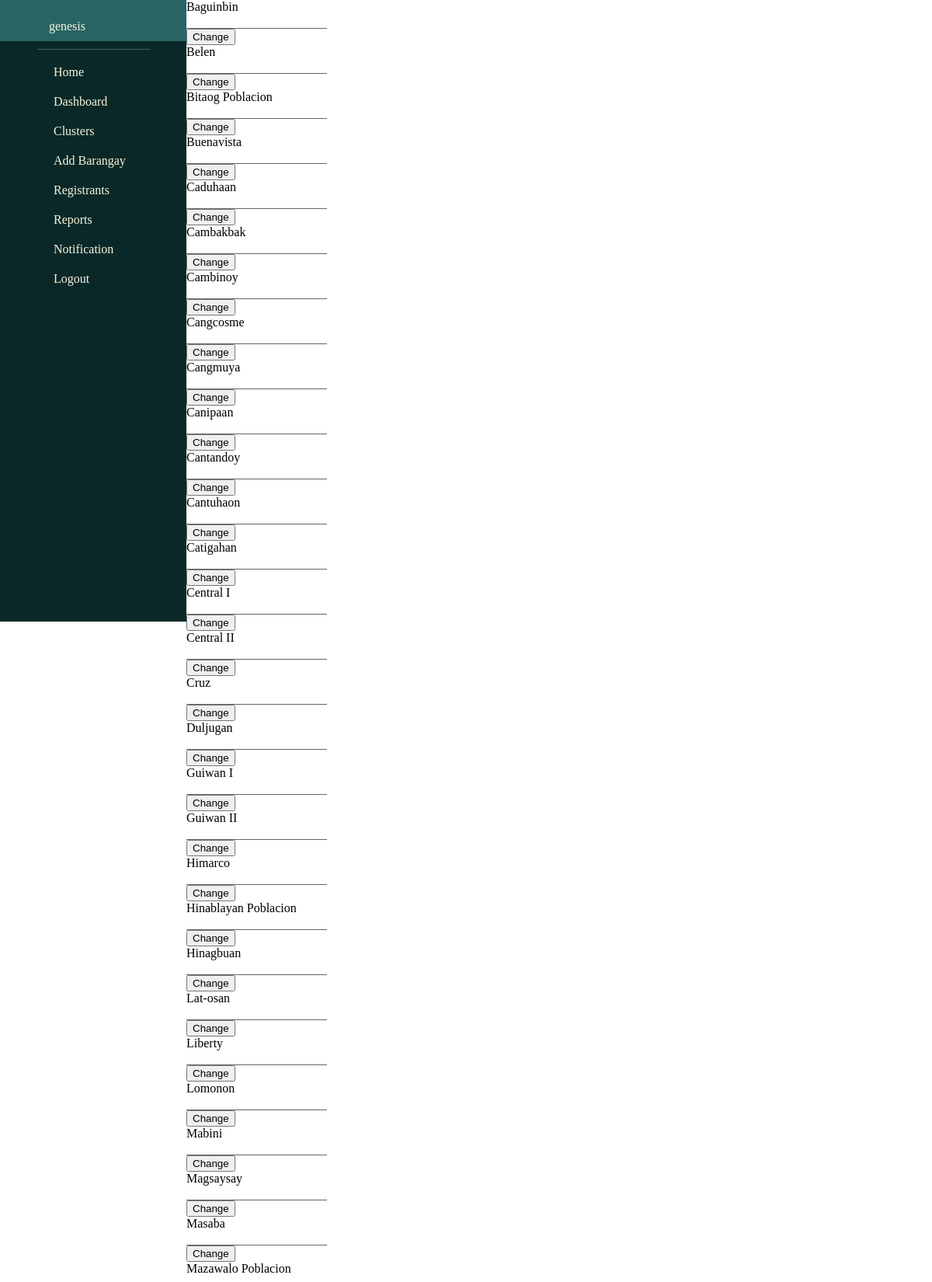
Screenshot of /change-brgy-name/ (signed in, upper part) with the database file from the repository.
### management/models.py (models this page shows, shortened)
class Barangay(models.Model):
    brgy_name = models.CharField(max_length=255)
    brgy_voter_population = models.IntegerField(blank=True, null=True)
    lat = models.FloatField(blank=True, null=True)
    long = models.FloatField(blank=True, null=True)
    class Meta:
        ordering = ['brgy_name']

### management/decorators.py (the view)
        def wrapper_func(request, *args, **kwargs):
            groups = request.user.groups.all().values_list('name', flat=True)
            if any(group in allowed_roles for group in groups) or 'Admin' in groups:
                return view_func(request, *args, **kwargs)
            else:
                rendered_template = render(request, 'forbidden_template.html', {'variable': 'value'})
                response = HttpResponseForbidden(rendered_template)
                return response

### management/forms.py
class ChangeBarangayNameForm(ModelForm):
    class Meta:
        model = Barangay
        fields = ['brgy_name', 'brgy_voter_population', 'lat', 'long']
        widgets = {
            'brgy_name': TextInput(attrs={
                'class': "brgy-profile-edit-field",
            }),
            'brgy_voter_population': NumberInput(attrs={
                'class': "brgy-profile-edit-field",
            }),
            'lat': NumberInput(attrs={
                'class': "brgy-profile-edit-field",
            }),
            'long': NumberInput(attrs={
                'class': "brgy-profile-edit-field",
            }),
        }

### management/views.py (called while the page is built)
@login_required(login_url='login')
@allowed_users(allowed_roles=['Admin'])
def change_brgy_name(request):
    barangays = Barangay.objects.all()
    change_brgy_name_form = ChangeBarangayNameForm()
    if request.method == 'POST':
        form = ChangeBarangayNameForm(request.POST)
        if form.is_valid():
            brgy = form.save(commit=False)
            brgy.save()
    return render(request, 'change_brgy_name.html', {
        'barangays': barangays,
        'change_brgy_name_form': change_brgy_name_form,
    })

### management/templates/change_brgy_name.html (shortened to what this page needs)
{% extends 'base.html' %}
{% load static %}
{% block content %}
    <div>
        {% for brgy in barangays %}
            <div>
                {{ brgy.brgy_name }}
            </div>
            <form method="post">
                <div>
                    {{ change_brgy_name_form.brgy_name }}
                </div>
                <div>
                    <button name="change-brgy-name-btn" type="submit">Change</button>
                </div>
            </form>
        {% endfor %}
    </div>
{% endblock %}

### management/templates/base.html (shortened to what this page needs)
<!DOCTYPE html>
<html lang="en">
<head>
    {% load static %}
    {% load humanize %}
    <link rel="stylesheet" href="{% static 'styles.css' %}">
    <link rel="stylesheet" href="{% static 'member_profile.css' %}">
    <link rel="stylesheet" href="{% static 'css/all.min.css' %}">
    <link rel="stylesheet" href="{% static 'css/fontawesome.min.css' %}">
    <link rel="stylesheet" href="{% static 'dashboard.css' %}">
    <link rel="stylesheet" href="{% static 'add-brgy.css' %}">
    <link rel="stylesheet" href="{% static 'add-leader.css' %}">
    <link rel="stylesheet" href="{% static 'add-member.css' %}">
    <link rel="stylesheet" href="{% static 'reports.css' %}">
    <link rel="stylesheet" href="{% static 'brgy-profile.css' %}">
    <link rel="stylesheet" href="{% static 'no-member-brgy.css' %}">
    <link rel="stylesheet" href="{% static 'leader-no-members.css' %}">
    <link rel="stylesheet" href="{% static 'leaderless-members.css' %}">
    <link rel="stylesheet" href="{% static 'member-count-per-brgy.css' %}">
    <link rel="stylesheet" href="{% static 'cluster.css' %}">
    <link rel="stylesheet" href="{% static 'leader-profile.css' %}">
    <link rel="stylesheet" href="{% static 'member-profile.css' %}">
    <link rel="stylesheet" href="{% static 'registrants.css' %}">
    <link rel="stylesheet" href="{% static 'all-members-report.css' %}">
    <link rel="stylesheet" href="{% static 'members-per-brgy-report.css' %}">
    <link rel="stylesheet" href="{% static 'leader-members-report.css' %}">
    <link rel="stylesheet" href="{% static 'members-report.css' %}">
    <link rel="stylesheet" href="{% static 'leaders-report.css' %}">
    <link rel="stylesheet" href="{% static 'sitio-profile.css' %}">
    <link rel="stylesheet" href="{% static 'attendance-list.css' %}">
    <link rel="stylesheet" href="{% static 'sitio-report.css' %}">
</head>
<body>
    <header id="main-header">
        <div class="home-page-authenticated-user">
            <div class="home-page-authenticated-user-element-container">
                <div class="home-page-authenticated-user-image-container">
                    {% if logged_user.image %}
                        <img class="home-page-authenticated-user-profile-image"
                             src="{{ logged_user.image.url }}">
                    {% else %}
                        <div>
                            <i class="fa fa-user" aria-hidden="true"></i>
                        </div>
                    {% endif %}
                </div>
            </div>
            <div class="home-page-authenticated-user-element-container">
                <div class="home-page-authenticated-user-name">
                    {{ request.user }}
                </div>
            </div>
        </div>
        <div style="padding: 0.5px;
                    background-color: rgba(150, 150, 150, 0.5);
                    margin: auto;
                    width: 60%;
                    margin-top: 10px;
                    margin-bottom: 10px;">
        </div>
        <ul class="home-header-nav-links">
            {% if request.user.is_authenticated %}
                <li class="home-header-nav-link">
                    <a class="home-link-to-page" href="{% url 'homepage' %}">
                        <div class="home-link-icon-container">
                            <div class="home-link-icon-div">
                                <i class="fa fa-home"></i>
                            </div>
                        </div>
                        <div class="home-link-icon-container">
                            <div class="home-link-name">
                                Home
                            </div>
                        </div>
                    </a>
                </li>
                <li class="home-header-nav-link">
                    <a class="home-link-to-page" href="{% url 'dashboard' %}">
                        <div class="home-link-icon-container">
                            <div class="home-link-icon-div">
                                <i class="fa fa-line-chart"></i>
                            </div>
                        </div>
                        <div class="home-link-icon-container">
                            <div class="home-link-name">
                                Dashboard
                            </div>
                        </div>
                    </a>
                </li>
                <li class="home-header-nav-link">
                    <a class="home-link-to-page" href="{% url 'clusters' %}">
                        <div class="home-link-icon-container">
                            <div class="home-link-icon-div">
                                <i class="fa fa-users" aria-hidden="true"></i>
                            </div>
                        </div>
                        <div class="home-link-icon-container">
                            <div class="home-link-name">
                                Clusters
                            </div>
                        </div>
                    </a>
                </li>
                <li class="home-header-nav-link">
                    <a class="home-link-to-page" href="{% url 'add-brgy' %}">
                        <div class="home-link-icon-container">
                            <div class="home-link-icon-div">
                                <i class="fas fa-dharmachakra" aria-hidden="true"></i>
                            </div>
                        </div>
                        <div class="home-link-icon-container">
                            <div class="home-link-name">
                                Add Barangay
                            </div>
                        </div>
                    </a>
                </li>
                <li class="home-header-nav-link">
                    <a class="home-link-to-page" href="{% url 'registrants' %}">
                        <div class="home-link-icon-container">
                            <div class="home-link-icon-div">
                                <i class="fas fa-user-plus" aria-hidden="true"></i>
                            </div>
                        </div>
                        <div class="home-link-icon-container">
                            <div class="home-link-name">
                                Registrants
                            </div>
                        </div>
                    </a>
                </li>
                <li class="home-header-nav-link">
                    <a class="home-link-to-page" href="{% url 'reports' %}">
                        <div class="home-link-icon-container">
                            <div class="home-link-icon-div">
                                <i class="fa fa-file" aria-hidden="true"></i>
                            </div>
                        </div>
                        <div class="home-link-icon-container">
                            <div class="home-link-name">
                                Reports
                            </div>
                        </div>
                    </a>
                </li>
                <li class="home-header-nav-link">
                    <div class="main-header-link-container-div" id="notification-toggle">
                        <div class="home-link-icon-container">
                            <div class="home-link-icon-div">
                                <i class="fa fa-bell" aria-hidden="true"></i>
                            </div>
                        </div>
                        <div class="home-link-icon-container">
                            <div class="home-link-name">
                                Notification
                            </div>
                        </div>
                    </div>
                </li>
                <li class="home-header-nav-link">
                    <a class="home-link-to-page" href="{% url 'logout' %}">
                        <div class="home-link-icon-container">
                            <div class="home-link-icon-div">
                                <i class="fa fa-sign-out" aria-hidden="true"></i>
                            </div>
                        </div>
                        <div class="home-link-icon-container">
                            <div class="home-link-name">
                                Logout
                            </div>
                        </div>
                    </a>
                </li>
            {% endif %}
        </ul>
    </header>
    <section class="base-block-content-section-container">
        {% block content %}{% endblock %}
    </section>
</body>
</html>

### management/static/styles.css (style rules this page uses)
html { scroll-behavior:smooth; }
body { margin: 0px; }
#main-header { background-color: rgb(10, 40, 40); color: beige; width:20%; float: left; min-height: 100vh; position: fixed; z-index:20; }
.home-page-authenticated-user { font-family: 'Montserrat'; text-align: center; background-color: rgb(40, 100, 100); padding: 10px; overflow: hidden; }
.home-page-authenticated-user-image-container { float: left; }
.home-page-authenticated-user-name { float: right; margin-top: 15px; margin-right: 120px; }
.home-header-nav-links { list-style: none; margin-right: 50px; }
.home-header-nav-link { margin-top: 20px; font-family: 'Montserrat'; }
.home-link-to-page { color: beige; text-decoration: none; font-family: 'Montserrat'; }
.home-link-icon-container { display: inline-block; }
.home-link-icon-div { width: 25px; }
.base-block-content-section-container { width:80%; float:right; overflow: hidden; }
#notification-toggle { cursor: pointer; }

### management/static/brgy-profile.css (style rules this page uses)
.brgy-profile-edit-field { border: none; background: none; border-bottom: 1px solid rgb(100, 100, 100); margin: 0; }

### rows the page displays
Barangay: brgy_name "Baguinbin"
Barangay: brgy_name "Belen"
Barangay: brgy_name "Bitaog Poblacion"
Barangay: brgy_name "Buenavista"
Barangay: brgy_name "Caduhaan"
Barangay: brgy_name "Cambakbak"
Barangay: brgy_name "Cambinoy"
Barangay: brgy_name "Cangcosme"
Barangay: brgy_name "Cangmuya"
Barangay: brgy_name "Canipaan"
Barangay: brgy_name "Cantandoy"
Barangay: brgy_name "Cantuhaon"
Barangay: brgy_name "Catigahan"
Barangay: brgy_name "Central I"
Barangay: brgy_name "Central II"
Barangay: brgy_name "Cruz"
Barangay: brgy_name "Duljugan"
Barangay: brgy_name "Guiwan I"
Barangay: brgy_name "Guiwan II"
Barangay: brgy_name "Himarco"
Barangay: brgy_name "Hinablayan Poblacion"
Barangay: brgy_name "Hinagbuan"
Barangay: brgy_name "Lat‑osan"
Barangay: brgy_name "Liberty"
Barangay: brgy_name "Lomonon"
Barangay: brgy_name "Mabini"
Barangay: brgy_name "Magsaysay"
Barangay: brgy_name "Masaba"
Barangay: brgy_name "Mazawalo Poblacion"

### other values shown
{{ request.user }} "genesis"
